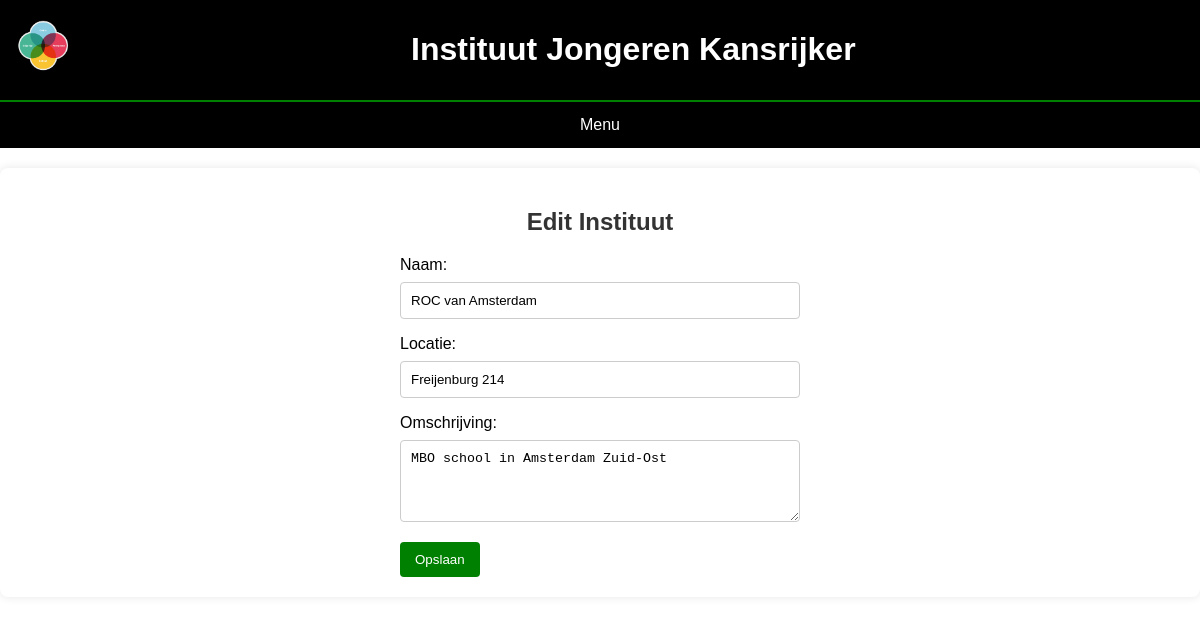
Screenshot of /Project/instituten/edit_instituut.php?id=1 (signed in) with the database file from the repository.
### tables this page shows
CREATE TABLE `instituten` (
  `instituutID` int(11) NOT NULL,
  `instituutNaam` varchar(255) NOT NULL,
  `instituutLocatie` varchar(255) DEFAULT NULL,
  `instituutOmschrijving` text DEFAULT NULL
);

### Project/db.php (called while the page is built, shortened)
<?php
class database {
    private $dbh;
    public function __construct() {
        $this->host = 'localhost';
        $this->username = 'root';
        $this->password = '';
        $this->database = 'school';
        $this->port = 3307;
        $dsn = "mysql:host=$this->host;port=$this->port;dbname=$this->database";
        try {
            $this->dbh = new PDO($dsn, $this->username, $this->password);
            $this->dbh->setAttribute(PDO::ATTR_ERRMODE, PDO::ERRMODE_EXCEPTION);
        } catch (PDOException $e) {
            die("Connection failed: " . $e->getMessage());
        }
    }
public function selectOneInstituut(int $instituutID) {
    $stmt = $this->dbh->prepare('SELECT * FROM instituten WHERE instituutID = :instituutID');
    $stmt->execute(['instituutID' => $instituutID]);
    $row = $stmt->fetch();
    return $row;
}
}

### Project/instituten/edit_instituut.php (the view, shortened to what this page needs)
<?php
require_once '../db.php';
$db = new database();
$instituutID = $_GET['id'];
$instituut = $db->selectOneInstituut($instituutID);
?>
<!DOCTYPE html>
<html lang="en">
<head>
    <link rel="stylesheet" href="edit_activiteiten.css">
</head>
<body>
<header>
        <div class="header">
        <img class="Logo" src="../Logo.png" alt="">
        <a class="h1" href="../Dashboard.php"><h1>Instituut Jongeren Kansrijker</h1></a>
        </div>
        <div class="menu">
        <h3 class="dropbtn">Menu</h3>
        </div>
        </header>
    <div class="container">
        <h2>Edit Instituut</h2>
        <form method="post" action="edit_instituut.php?id=<?php echo $instituutID; ?>">
            <label for="naam">Naam:</label>
            <input type="text" id="naam" name="naam" value="<?php echo $instituut['instituutNaam']; ?>" required>
            <label for="locatie">Locatie:</label>
            <input type="text" id="locatie" name="locatie" value="<?php echo $instituut['instituutLocatie']; ?>" required>
            <label for="omschrijving">Omschrijving:</label>
            <textarea id="omschrijving" name="omschrijving" rows="4"><?php echo $instituut['instituutOmschrijving']; ?></textarea>
            <button type="submit">Opslaan</button>
        </form>
    </div>
</body>
</html>

### Project/instituten/edit_activiteiten.css (style rules this page uses)
* { box-sizing: border-box; }
body { margin: 0; font-family: Arial, Helvetica, sans-serif; }
header { overflow: hidden; background-color: black; color: #fff; }
.header { border-bottom: 2px solid green; text-align: center; padding: 10px; }
.header img { max-width: 70px; height: 70px; float: left; }
.menu { overflow: hidden; }
.menu .dropbtn { font-size: 16px; border: none; outline: none; color: #fff; padding: 14px 16px; background-color: inherit; font: inherit; margin: 0; }
.dropbtn, .content { text-align: center; }
.container { background-color: #fff; padding: 20px; margin: 20px auto; border-radius: 8px; box-shadow: 0 0 10px rgba(0, 0, 0, 0.1); }
.container h2 { color: #333; text-align: center; }
form { max-width: 400px; margin: 0 auto; }
form label { display: block; margin-bottom: 8px; }
form input, form textarea { width: 100%; padding: 10px; margin-bottom: 16px; border: 1px solid #ccc; border-radius: 4px; box-sizing: border-box; }
form button { background-color: green; color: #fff; padding: 10px 15px; border: none; border-radius: 4px; cursor: pointer; }
.h1 { text-decoration: none; color: #fff; text-align: center; }

### rows the page displays
instituten: naam "ROC van Amsterdam", locatie "Freijenburg 214", omschrijving "MBO school in Amsterdam Zuid-Ost"
